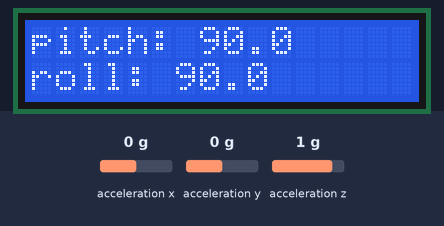
The program below on a simulated Raspberry Pi (BCM pin numbers). Shown: 16×2 character LCD. Inputs (shaded band) come from the test bench; at power-on: acceleration x 0 g, acceleration y 0 g, acceleration z 1 g. What the program prints to the terminal is not drawn.

Above: at 1.4 s.
1.5 s: acceleration x set to -1.4 g
At 2.8 s:
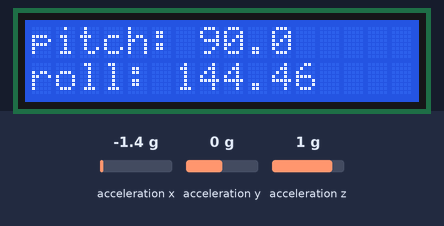
3.1 s: acceleration y set to -0.8 g
At 3.5 s:
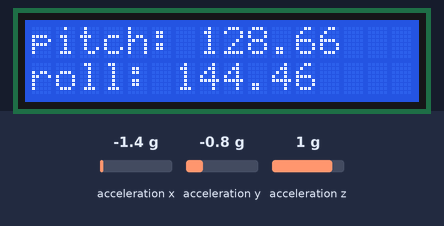
4.6 s: acceleration z set to -1.4 g
At 5.8 s:
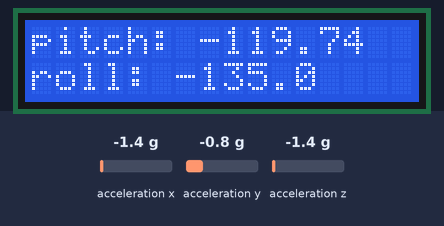
6.1 s: acceleration x set to 0 g
At 7.3 s:
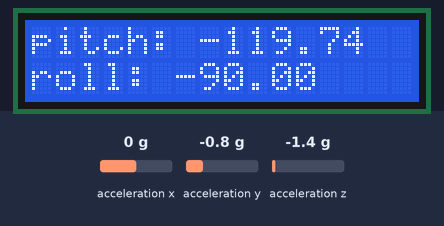
7.7 s: acceleration y set to 0.8 g
At 8.4 s:
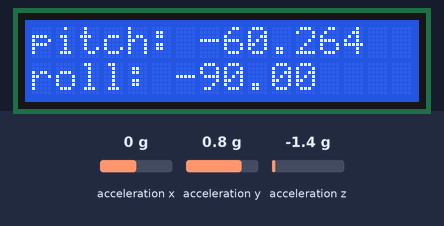
Timing chart, 0 to 10.2 s (numbered marks = the images above; inputs shaded):
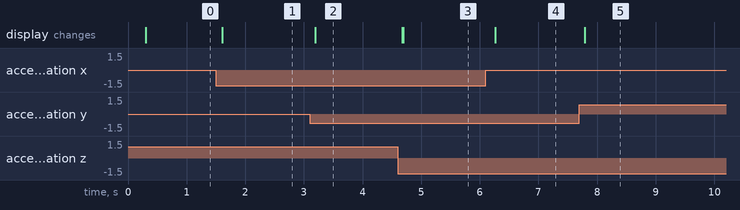

Measured:
- after the input at 1.5 s, the display: changes after 0.11 s (image 1)
- after the input at 3.1 s, the display: changes after 0.09 s (image 2)
- after the input at 4.6 s, the display: first changes after 0.08 s (image 3 shows a later state)
- after the input at 6.1 s, the display: changes after 0.16 s (image 4)
- after the input at 7.7 s, the display: changes after 0.09 s (image 5)

The program:

MPU6050andLCD2.py
```python
#!/usr/bin/env python

import lcddriver
from mpu6050 import mpu6050
import math

sensor = mpu6050(0x69)
lcd = lcddriver.lcd()

while True:
    accel_data = sensor.get_accel_data()
    pitch = math.atan2(accel_data['z'],accel_data['y'])
    roll = math.atan2(accel_data['z'],accel_data['x'])

    print(pitch)
    print(roll)

    lcd.lcd_display_string("pitch: " + str(round(math.degrees(pitch),2)), 1)
    lcd.lcd_display_string("roll: " + str(round(math.degrees(roll),2)), 2)
```
